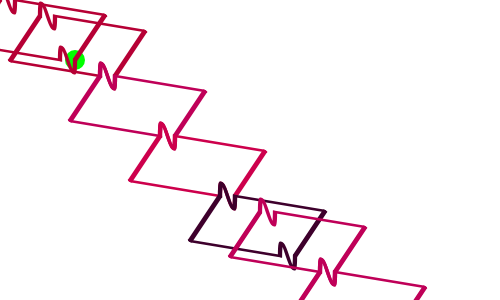
Frame 1 (no input)
Frame 60 (no input): identical to frame 1, image omitted
Frame 120 (the mouse pressed at the canvas centre since frame 60): identical to frame 1, image omitted

The p5.js sketch that drew this single still picture (run headless with seeded random() and noise() and a simulated clock; from frame 60 on, the mouse is pressed at the canvas centre):

// p5.js sketch
// ── sketch.js
let x, y, step, grid;
let angle1, angle2;
let tiles = [];
let tW, tH, sW, sH;
let a, b, c, d, e, f;

function setup() {
  createCanvas(500, 300);

  // size of grid
  x = width / 100;
  y = height / 100;
  let area = x * y;
  // a = 5; a = 15;
  a = 5;
  b = 15;
  let c = b / a; // 3

  // slide factor to start on side of quad
  // sW = 9.5;
  // sH = 3.5;

  sW = 10;
  sH = 5;
  d = 4; // can adjust this not b
  e = 2;
  f = d * e;

  // translate factor to start of new quad
  tW = d * sH;
  tH = e * sH;
  // tW = 4*sH;
  // tH = 2*sH;
  // tW = 14;
  // tH = 2*sH;

  // Angles for shear and rotate
  shearA = PI / 4; // shear angle
  rotA = PI; // rotate angle
  //for (let i = 0; i < height/(b*y); i++) {
  for (let i = 0; i < 4; i++) {
    push(); {
      tiles.push(new Tile(y, tW, sH, shearA, rotA, a, b));
    }
    pop();

  }
}

function draw() {
  //background(0, 5, 0);
  background(255);
  noStroke();
  fill(0, 255, 0);
  circle(75, 60, 20);
  tiles[0].show();
  for (let j = 0; j < tiles.length; j++) {
    translate((2*(a)) * (d), d * d);
    tiles[j].show();
    for (let i = 1; i < tiles.length; i++) {
      translate(b * d, b * d);
      tiles[i].show();
      // pop();

    }
  }
}
// ── tile_orginal.js
class Tile {
    constructor(_x, _tW, _sH, _a1, _a2, _a, _b) {
        this.x = _x;
        this.tW = _tW;
        this.sH = _sH; // shear Height
        this.shearAngle = _a1;
        this.rotateAngle = _a2;
        this.a = _a;
        this.b = _b;
        this.c = _a - _b;
        this.col = color(random(255), 0, random(255));
    }

    halfTile() {
        push();
        beginShape();
        vertex(0, 0);
        bezierVertex(this.b * this.x, - this.b * this.x, this.c * this.x, this.b * this.x, this.a * this.x, 0);
        line(this.a * this.x, 0, 2*this.b * this.x, this.sH * this.x);
        line(2*this.b * this.x, this.sH * this.x, this.a * this.x, this.tW * this.x);
        endShape();
        pop();
    }

    tile() {
        push();
        shearX(this.shearAngle);
        this.halfTile(x);
        translate(this.a * this.x, this.tW * this.x);
        rotate(this.rotateAngle);
        this.halfTile(this.x);
        pop();
    }
    show() {
        noFill();
        strokeWeight(3);
        stroke(this.col);
        this.tile();
    }
}
